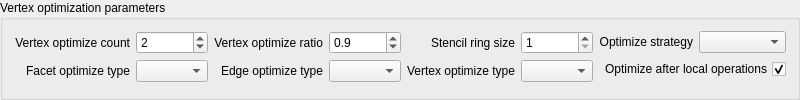
    <widget class="QGroupBox" name="groupBox_3">
     <property name="sizePolicy">
      <sizepolicy hsizetype="MinimumExpanding" vsizetype="Preferred">
       <horstretch>0</horstretch>
       <verstretch>0</verstretch>
      </sizepolicy>
     </property>
     <property name="title">
      <string>Vertex optimization parameters</string>
     </property>
     <layout class="QHBoxLayout" name="horizontalLayout_4">
      <item>
       <layout class="QFormLayout" name="formLayout_13">
        <property name="labelAlignment">
         <set>Qt::AlignRight|Qt::AlignTrailing|Qt::AlignVCenter</set>
        </property>
        <item row="0" column="0">
         <widget class="QLabel" name="label19">
          <property name="sizePolicy">
           <sizepolicy hsizetype="Minimum" vsizetype="Preferred">
            <horstretch>0</horstretch>
            <verstretch>0</verstretch>
           </sizepolicy>
          </property>
          <property name="text">
           <string>Vertex optimize count</string>
          </property>
          <property name="alignment">
           <set>Qt::AlignRight|Qt::AlignTrailing|Qt::AlignVCenter</set>
          </property>
         </widget>
        </item>
        <item row="0" column="1">
         <widget class="QSpinBox" name="sb_vertex_optimize_count">
          <property name="maximum">
           <number>5</number>
          </property>
          <property name="value">
           <number>2</number>
          </property>
         </widget>
        </item>
        <item row="1" column="1">
         <widget class="QComboBox" name="cb_face_optimize_type">
          <property name="editable">
           <bool>false</bool>
          </property>
          <property name="currentIndex">
           <number>-1</number>
          </property>
         </widget>
        </item>
        <item row="1" column="0">
         <widget class="QLabel" name="label22">
          <property name="sizePolicy">
           <sizepolicy hsizetype="Minimum" vsizetype="Preferred">
            <horstretch>0</horstretch>
            <verstretch>0</verstretch>
           </sizepolicy>
          </property>
          <property name="text">
           <string>Facet optimize type</string>
          </property>
          <property name="alignment">
           <set>Qt::AlignRight|Qt::AlignTrailing|Qt::AlignVCenter</set>
          </property>
         </widget>
        </item>
       </layout>
      </item>
      <item>
       <layout class="QFormLayout" name="formLayout_14">
        <property name="labelAlignment">
         <set>Qt::AlignRight|Qt::AlignTrailing|Qt::AlignVCenter</set>
        </property>
        <item row="0" column="0">
         <widget class="QLabel" name="label20">
          <property name="sizePolicy">
           <sizepolicy hsizetype="Minimum" vsizetype="Preferred">
            <horstretch>0</horstretch>
            <verstretch>0</verstretch>
           </sizepolicy>
          </property>
          <property name="text">
           <string>Vertex optimize ratio</string>
          </property>
          <property name="alignment">
           <set>Qt::AlignRight|Qt::AlignTrailing|Qt::AlignVCenter</set>
          </property>
         </widget>
        </item>
        <item row="0" column="1">
         <widget class="QDoubleSpinBox" name="sb_vertex_optimize_ratio">
          <property name="decimals">
           <number>1</number>
          </property>
          <property name="maximum">
           <double>1.000000000000000</double>
          </property>
          <property name="singleStep">
           <double>0.100000000000000</double>
          </property>
          <property name="value">
           <double>0.900000000000000</double>
          </property>
         </widget>
        </item>
        <item row="1" column="0">
         <widget class="QLabel" name="label23">
          <property name="sizePolicy">
           <sizepolicy hsizetype="Minimum" vsizetype="Preferred">
            <horstretch>0</horstretch>
            <verstretch>0</verstretch>
           </sizepolicy>
          </property>
          <property name="text">
           <string>Edge optimize type</string>
          </property>
          <property name="alignment">
           <set>Qt::AlignRight|Qt::AlignTrailing|Qt::AlignVCenter</set>
          </property>
         </widget>
        </item>
        <item row="1" column="1">
         <widget class="QComboBox" name="cb_edge_optimize_type">
          <property name="editable">
           <bool>false</bool>
          </property>
          <property name="currentIndex">
           <number>-1</number>
          </property>
         </widget>
        </item>
       </layout>
      </item>
      <item>
       <layout class="QFormLayout" name="formLayout_15">
        <property name="labelAlignment">
         <set>Qt::AlignRight|Qt::AlignTrailing|Qt::AlignVCenter</set>
        </property>
        <item row="0" column="0">
         <widget class="QLabel" name="label21">
          <property name="sizePolicy">
           <sizepolicy hsizetype="Minimum" vsizetype="Preferred">
            <horstretch>0</horstretch>
            <verstretch>0</verstretch>
           </sizepolicy>
          </property>
          <property name="text">
           <string>Stencil ring size</string>
          </property>
          <property name="alignment">
           <set>Qt::AlignRight|Qt::AlignTrailing|Qt::AlignVCenter</set>
          </property>
         </widget>
        </item>
        <item row="0" column="1">
         <widget class="QSpinBox" name="sb_stencil_ring_size">
          <property name="minimum">
           <number>1</number>
          </property>
          <property name="maximum">
           <number>3</number>
          </property>
         </widget>
        </item>
        <item row="1" column="0">
         <widget class="QLabel" name="label24">
          <property name="sizePolicy">
           <sizepolicy hsizetype="Minimum" vsizetype="Preferred">
            <horstretch>0</horstretch>
            <verstretch>0</verstretch>
           </sizepolicy>
          </property>
          <property name="text">
           <string>Vertex optimize type</string>
          </property>
          <property name="alignment">
           <set>Qt::AlignRight|Qt::AlignTrailing|Qt::AlignVCenter</set>
          </property>
         </widget>
        </item>
        <item row="1" column="1">
         <widget class="QComboBox" name="cb_vertex_optimize_type">
          <property name="editable">
           <bool>false</bool>
          </property>
          <property name="currentIndex">
           <number>-1</number>
          </property>
         </widget>
        </item>
       </layout>
      </item>
      <item>
       <layout class="QFormLayout" name="formLayout_16">
        <property name="labelAlignment">
         <set>Qt::AlignRight|Qt::AlignTrailing|Qt::AlignVCenter</set>
        </property>
        <item row="0" column="0">
         <widget class="QLabel" name="label25">
          <property name="sizePolicy">
           <sizepolicy hsizetype="Minimum" vsizetype="Preferred">
            <horstretch>0</horstretch>
            <verstretch>0</verstretch>
           </sizepolicy>
          </property>
          <property name="text">
           <string>Optimize strategy</string>
          </property>
          <property name="alignment">
           <set>Qt::AlignRight|Qt::AlignTrailing|Qt::AlignVCenter</set>
          </property>
         </widget>
        </item>
        <item row="0" column="1">
         <widget class="QComboBox" name="cb_optimize_strategy">
          <property name="editable">
           <bool>false</bool>
          </property>
          <property name="currentIndex">
           <number>-1</number>
          </property>
         </widget>
        </item>
        <item row="1" column="0" colspan="2">
         <widget class="QCheckBox" name="cb_optimize_after_local_operations">
          <property name="layoutDirection">
           <enum>Qt::RightToLeft</enum>
          </property>
          <property name="text">
           <string>Optimize after local operations</string>
          </property>
          <property name="checked">
           <bool>true</bool>
          </property>
         </widget>
        </item>
       </layout>
      </item>
     </layout>
    </widget>
